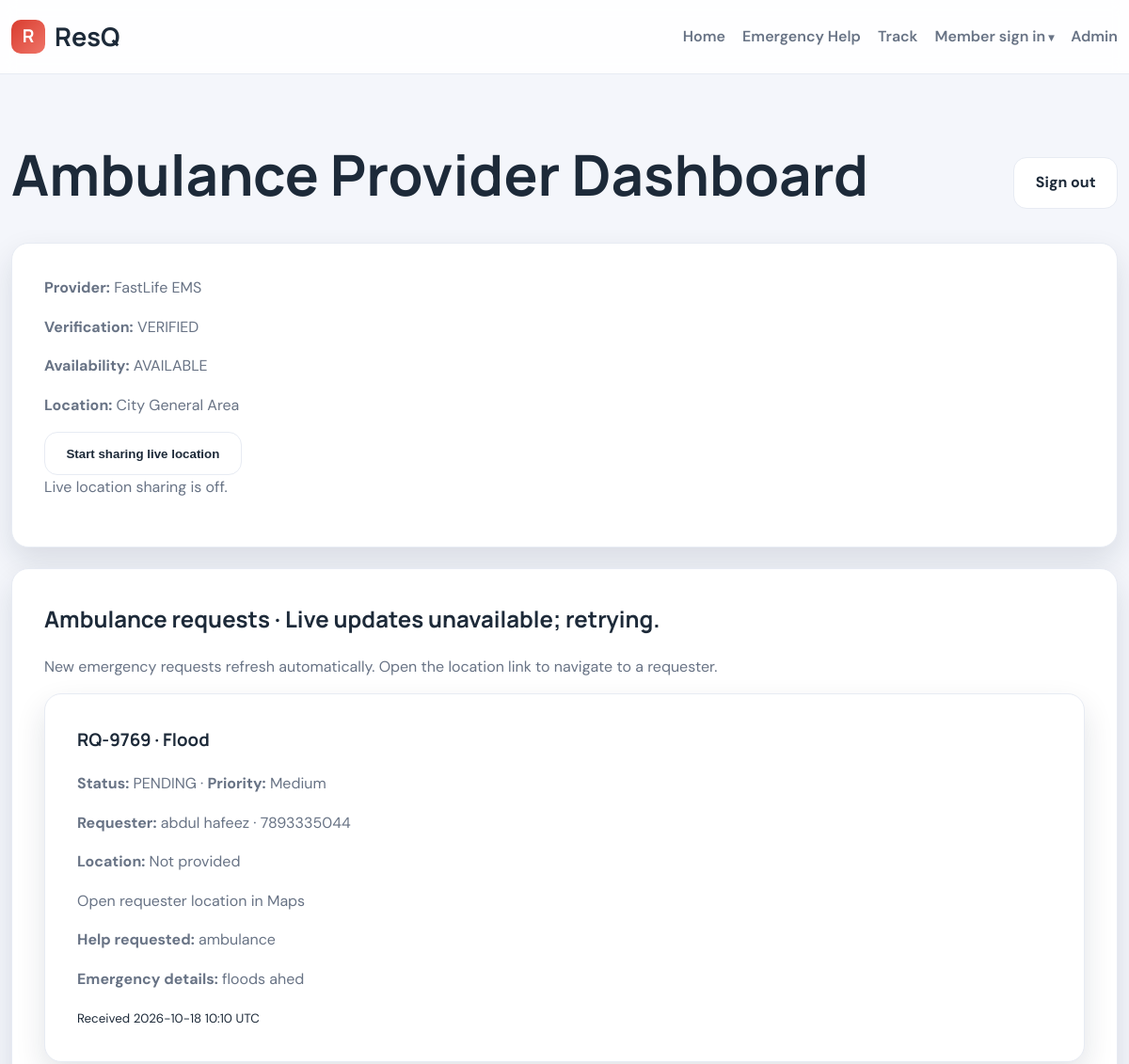
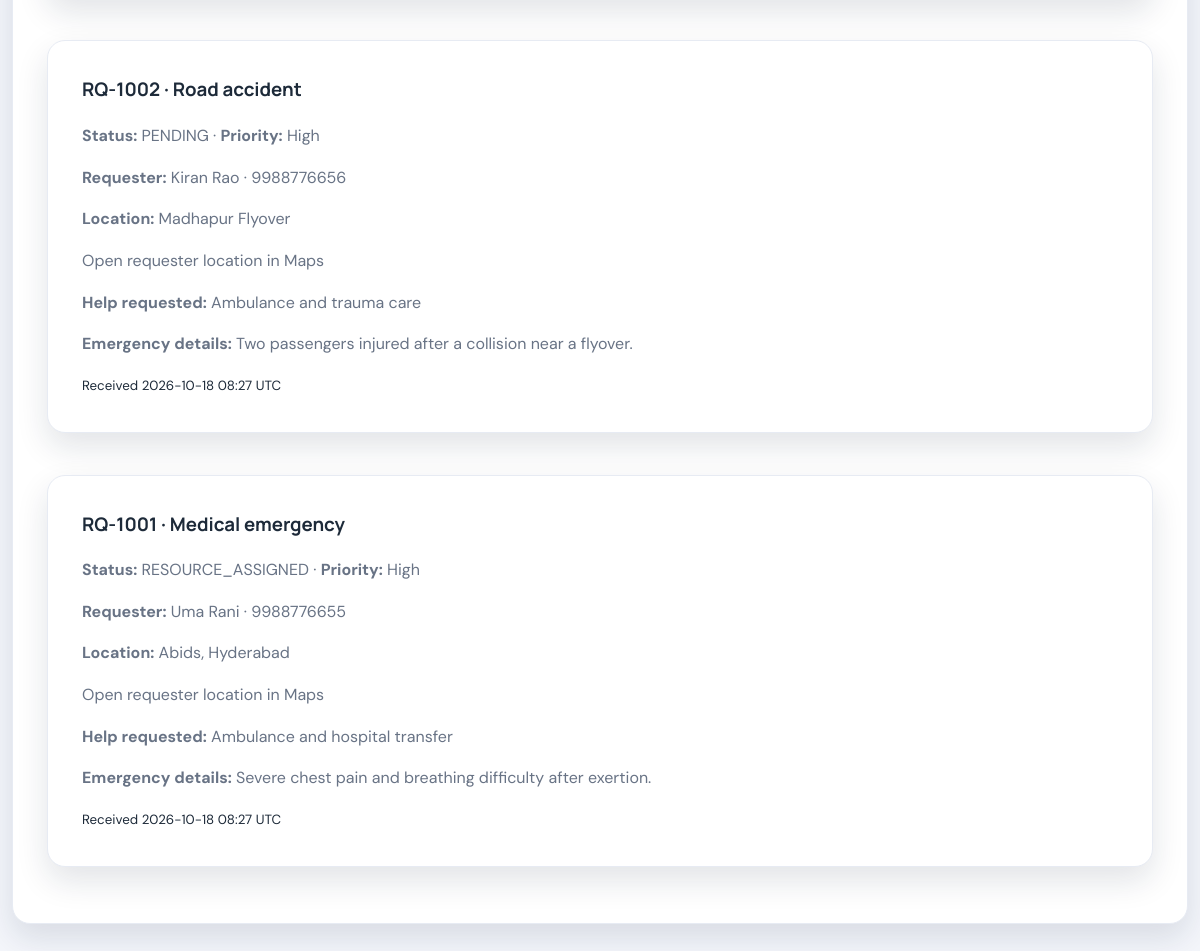
The app's page /ambulance/dashboard (signed in) with its own data (2 pictures, top to bottom).
### app.py (models this page shows)
class AmbulanceProvider(db.Model):
    id = db.Column(db.Integer, primary_key=True)
    provider_name = db.Column(db.String(160), nullable=False)
    contact_name = db.Column(db.String(120), nullable=False)
    email = db.Column(db.String(120), unique=True, nullable=False)
    password_hash = db.Column(db.String(255), nullable=False)
    phone = db.Column(db.String(20), nullable=False)
    registration_number = db.Column(db.String(80), nullable=False)
    ambulance_type = db.Column(db.String(80), nullable=False)
    service_area = db.Column(db.String(160), nullable=False)
    current_location = db.Column(db.String(200), default="")
    latitude = db.Column(db.Float, default=0.0)
    longitude = db.Column(db.Float, default=0.0)
    verification_status = db.Column(db.String(30), default="PENDING")
    availability_status = db.Column(db.String(30), default="AVAILABLE")
    created_at = db.Column(db.DateTime, default=utcnow_naive)

class EmergencyRequest(db.Model):
    id = db.Column(db.Integer, primary_key=True)
    emergency_id = db.Column(db.String(40), unique=True, nullable=False)
    name = db.Column(db.String(120), nullable=False)
    phone = db.Column(db.String(20), nullable=False)
    category = db.Column(db.String(50), nullable=False)
    problem_description = db.Column(db.Text, nullable=False)
    people_affected = db.Column(db.Integer, default=1)
    required_assistance = db.Column(db.String(200), default="")
    current_location = db.Column(db.String(200), default="")
    latitude = db.Column(db.Float, default=0.0)
    longitude = db.Column(db.Float, default=0.0)
    preferred_hospital = db.Column(db.String(200), default="")
    blood_required = db.Column(db.Boolean, default=False)
    blood_group = db.Column(db.String(10), default="")
    additional_info = db.Column(db.Text, default="")
    status = db.Column(db.String(50), default="PENDING")
    priority = db.Column(db.String(40), default="Medium")
    ai_recommendation = db.Column(db.Text, default="")
    ai_explanation = db.Column(db.Text, default="")
    assigned_ambulance_id = db.Column(db.Integer, nullable=True)
    assigned_shelter_id = db.Column(db.Integer, nullable=True)
    assigned_volunteer_id = db.Column(db.Integer, nullable=True)
    assigned_hospital_id = db.Column(db.Integer, nullable=True)
    created_at = db.Column(db.DateTime, default=utcnow_naive)
    updated_at = db.Column(db.DateTime, default=utcnow_naive, onupdate=utcnow_naive)

### app.py (the view)
@app.route("/ambulance/dashboard")
def ambulance_dashboard():
    if not require_role("ambulance"):
        return redirect(url_for("ambulance_login"))
    provider = AmbulanceProvider.query.get(session["user_id"])
    requests = EmergencyRequest.query.filter(
        func.lower(EmergencyRequest.required_assistance).like("%ambulance%")
    ).order_by(EmergencyRequest.created_at.desc()).all()
    return render_template("ambulance_dashboard.html", provider=provider, requests=requests)

### app.py (called while the page is built)
def require_role(role):
    if session.get("role") != role:
        flash("You do not have permission to access that page.", "error")
        return False
    return True

### templates/ambulance_dashboard.html (shortened to what this page needs)
{% extends 'base.html' %}
{% block content %}
<section class="section">
  <div class="container">
    <div class="page-head">
      <h1>Ambulance Provider Dashboard</h1>
      <a class="button secondary" href="/ambulance-logout">Sign out</a>
    </div>
    <div class="panel">
      <p><strong>Provider:</strong> {{ provider.provider_name }}</p>
      <p><strong>Verification:</strong> {{ provider.verification_status }}</p>
      <p><strong>Availability:</strong> {{ provider.availability_status }}</p>
      <p><strong>Location:</strong> {{ provider.current_location or 'Not provisioned' }}</p>
      <div data-provider-live-location>
        <button class="button secondary" type="button" data-live-location-toggle>Start sharing live location</button>
        <p data-live-location-status role="status" aria-live="polite">Live location sharing is off.</p>
      </div>
    </div>
    <div class="panel">
      <h2>Ambulance requests <span data-request-update-status role="status" aria-live="polite"></span></h2>
      <p>New emergency requests refresh automatically. Open the location link to navigate to a requester.</p>
      <div class="stack-form" data-ambulance-requests>
        {% if requests %}
        {% for req in requests %}
        <article class="panel">
          <h3>{{ req.emergency_id }} · {{ req.category }}</h3>
          <p><strong>Status:</strong> {{ req.status }} · <strong>Priority:</strong> {{ req.priority }}</p>
          <p><strong>Requester:</strong> {{ req.name }} · <a href="tel:{{ req.phone }}">{{ req.phone }}</a></p>
          <p><strong>Location:</strong> {{ req.current_location or 'Not provided' }}</p>
          {% if req.latitude or req.longitude %}
          <p><a href="https://www.google.com/maps?q={{ req.latitude }},{{ req.longitude }}" target="_blank" rel="noopener">Open requester location in Maps</a></p>
          {% endif %}
          <p><strong>Help requested:</strong> {{ req.required_assistance }}</p>
          <p><strong>Emergency details:</strong> {{ req.problem_description }}</p>
          <small>Received {{ req.created_at.strftime('%Y-%m-%d %H:%M UTC') }}</small>
        </article>
        {% endfor %}
        {% else %}
        <p>No ambulance requests have been submitted yet.</p>
        {% endif %}
      </div>
    </div>
  </div>
</section>
{% endblock %}

### static/css/style.css (style rules this page uses)
:root { --red: #d93d2f; --red-deep: #b52e23; --blue: #1d6ed8; --green: #1d9d65; --orange: #eb8b2d; --dark: #1d2a39; --bg: #f4f6fb; --card: #ffffff; --muted: #687385; --line: #e7ebf3; --shadow: 0 14px 32px rgba(18, 36, 61, 0.12); }
* { box-sizing: border-box; }
html { scroll-behavior: smooth; }
body { margin: 0; font-family: "DM Sans", "Segoe UI", sans-serif; background: var(--bg); color: var(--dark); line-height: 1.55; }
a { color: inherit; text-decoration: none; }
h1, h2, h3, h4, .brand { font-family: "Manrope", "DM Sans", "Segoe UI", sans-serif; }
.container { width: min(1180px, calc(100% - 24px)); margin: 0 auto; }
h1, h2, h3, h4, p { margin-top: 0; }
h1 { font-size: clamp(2.5rem, 5vw, 4.2rem); line-height: 1.08; margin-bottom: 18px; }
.button { border: none; display: inline-flex; align-items: center; justify-content: center; border-radius: 14px; font-weight: 700; padding: 0.9rem 1.4rem; transition: all 0.2s ease; cursor: pointer; }
.button.secondary { background: white; border: 1px solid var(--line); color: var(--dark); }
.section { padding: 74px 0; }
.muted, .panel p, .step-card p, .feature-card p { color: var(--muted); line-height: 1.6; }
.auth-card, .panel { background: var(--card); border: 1px solid var(--line); border-radius: 18px; box-shadow: var(--shadow); padding: clamp(20px, 4vw, 34px); margin-bottom: 22px; }
.stack-form { display: grid; gap: 18px; }
.page-head, .links-row { display: flex; align-items: center; justify-content: space-between; flex-wrap: wrap; gap: 12px; margin-bottom: 22px; }
.stack-form { gap: 20px; }

### records on screen
AmbulanceProvider: provider_name "FastLife EMS", verification_status "VERIFIED", availability_status "AVAILABLE", current_location "City General Area"
EmergencyRequest: emergency_id "RQ-9769", category "Flood", status "PENDING", priority "Medium", name "abdul hafeez", phone "7893335044", current_location "Not provided", required_assistance "ambulance", problem_description "floods ahed", created_at "2026-10-18 10:10 UTC"
EmergencyRequest: emergency_id "RQ-1002", category "Road accident", status "PENDING", priority "High", name "Kiran Rao", phone "9988776656", current_location "Madhapur Flyover", required_assistance "Ambulance and trauma care", problem_description "Two passengers injured after a collision near a flyover.", created_at "2026-10-18 08:27 UTC"
EmergencyRequest: emergency_id "RQ-1001", category "Medical emergency", status "RESOURCE_ASSIGNED", priority "High", name "Uma Rani", phone "9988776655", current_location "Abids, Hyderabad", required_assistance "Ambulance and hospital transfer", problem_description "Severe chest pain and breathing difficulty after exertion.", created_at "2026-10-18 08:27 UTC"
